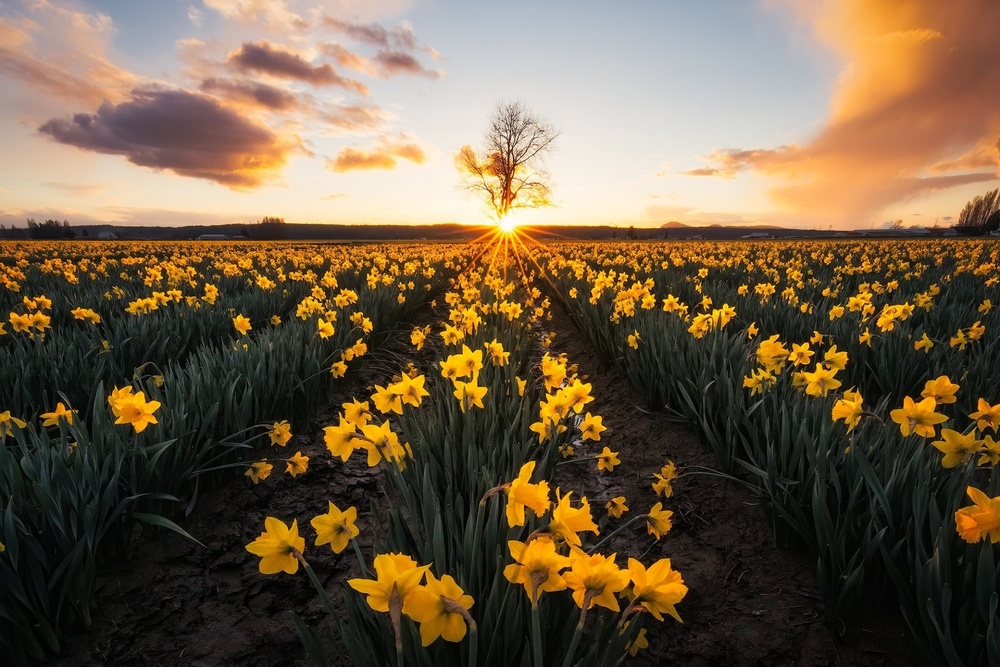
#> input picture Kmeans/flower.jpg, 1000 x 667 px, shrunk from 1920 x 1281 before the run
$ python xulyanh.py
#> lines starting #> are read from the running program, lines starting #| are printed output that depends on the picture
import matplotlib.pyplot as plt
from sklearn.cluster import KMeans
import numpy

img = plt.imread('flower.jpg')
#> img is the input picture: shape (667, 1000, 3); mean R, G, B 111.8, 92.9, 69.2
width = img.shape[0]
#> width = 667
height = img.shape[1]
#> height = 1000
print(img[0][0])
#| [137 136 154]

# [6 lines of commented-out code are left out]

img = img.reshape(width * height, 3)
print(img[0])
#| [137 136 154]
print(img.shape)
#| (667000, 3)

kmeans = KMeans(n_clusters=5).fit(img)
labels = kmeans.predict(img)
clusters = kmeans.cluster_centers_
#> clusters = [[55.74, 47.04, 33.77], [217.9, 203.4, 189.2], [224.4, 153.7, 57.07], [17.96, 18.27, 14.32], [147.6, 95.15, 46.76]]
# print(clusters)
# print(labels)

img2 = numpy.zeros_like(img)
# [6 lines of commented-out code are left out]

for i in range(len(img2)):
	img2[i] = clusters[labels[i]]

img2 = img2.reshape(width, height, 3)
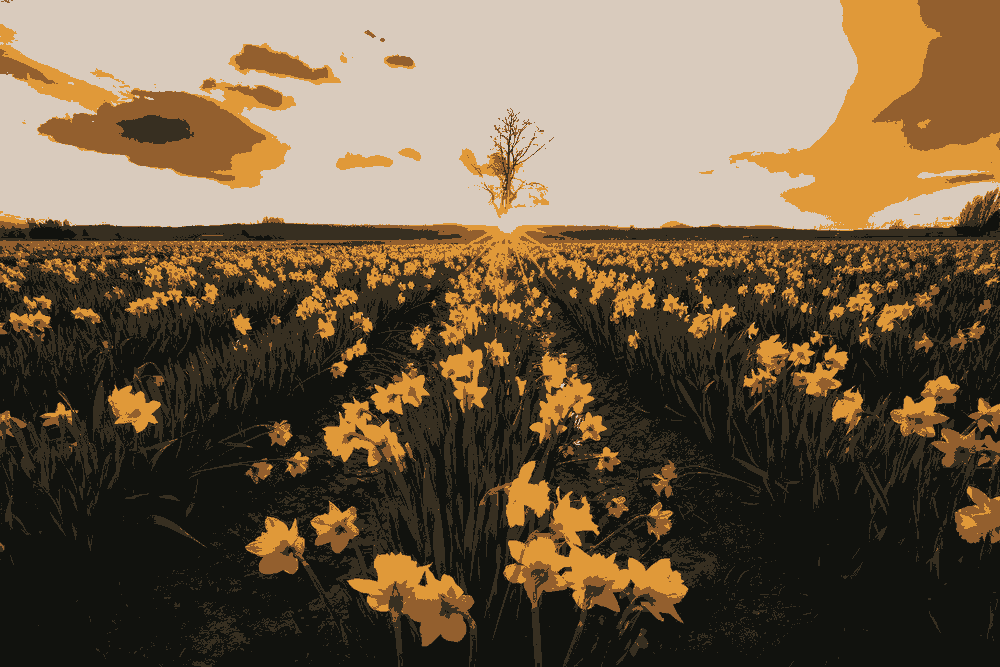
#> img2: shape (667, 1000, 3); mean of channels 0, 1, 2 110.8, 92.5, 68.8; drawn as R, G, B

plt.imshow(img2)
plt.show()

$ run again, with Kmeans/a.jpg copied over Kmeans/flower.jpg
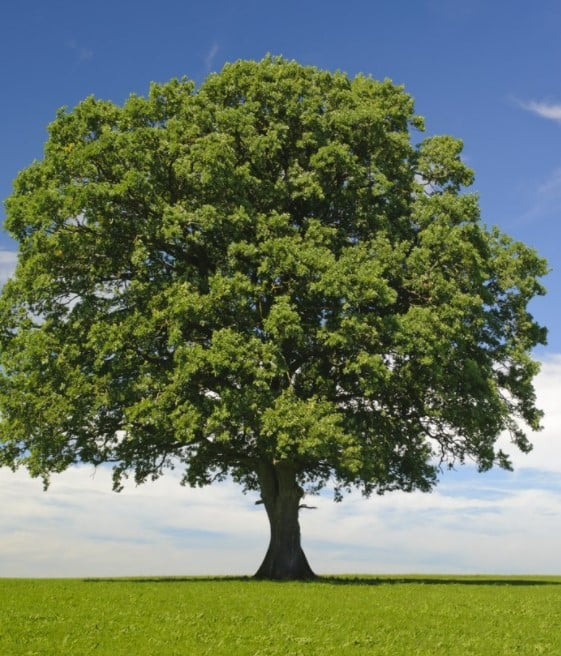
#> input picture Kmeans/a.jpg, 561 x 656 px
#> img is the input picture: shape (656, 561, 3); mean R, G, B 103.5, 117.6, 93.9
#| [ 61  96 154]
#| [ 61  96 154]
#| (368016, 3)
#> clusters = [[125.2, 138.5, 47.28], [204.2, 209.5, 209.7], [87.87, 119.6, 170.2], [40.01, 48.15, 22.76], [80.23, 90.63, 45.88]]
#> `img2 = img2.reshape(width, height, 3)`:
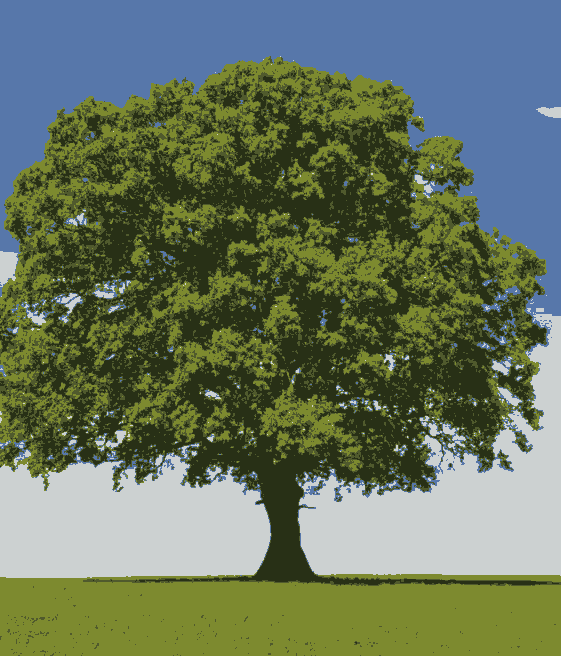
#> img2: shape (656, 561, 3); mean of channels 0, 1, 2 103.1, 117.1, 93.3; drawn as R, G, B
